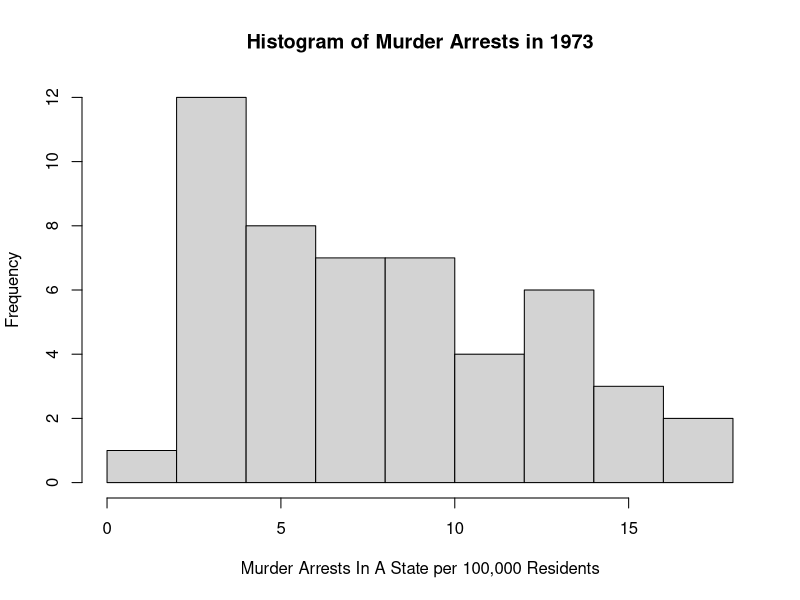
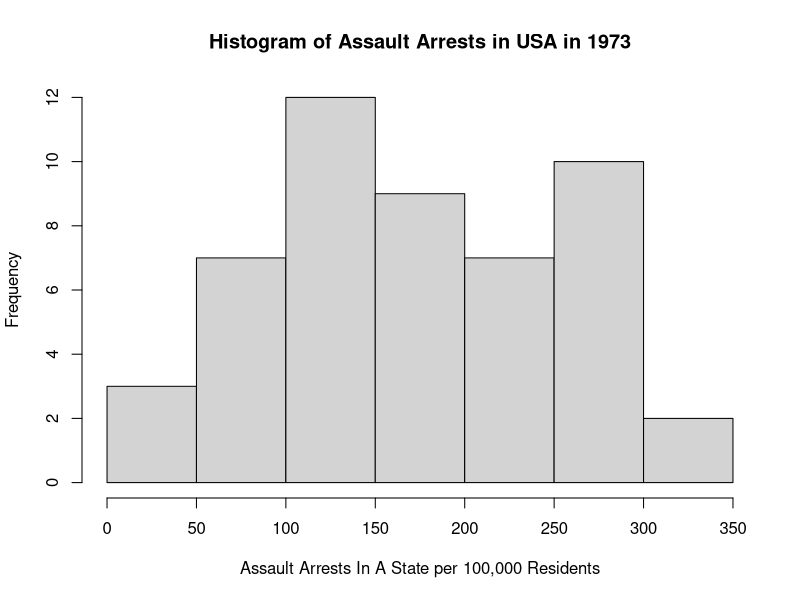
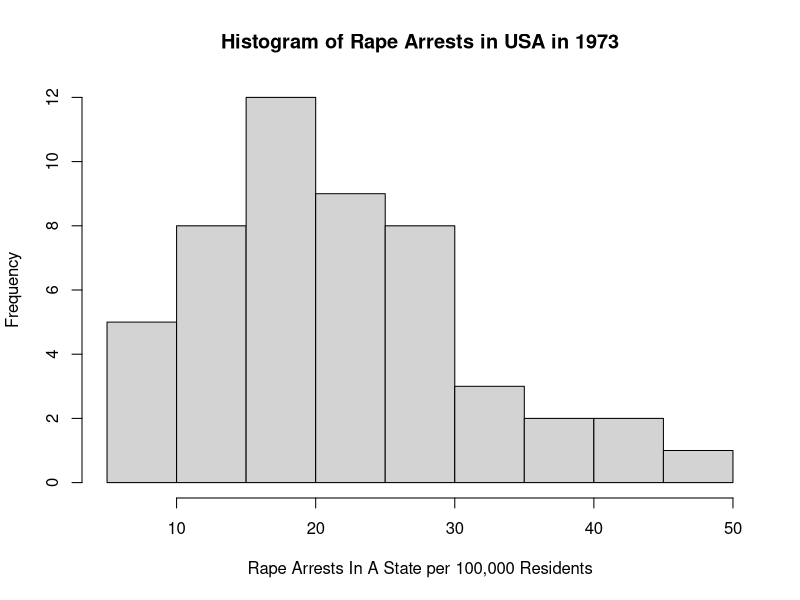
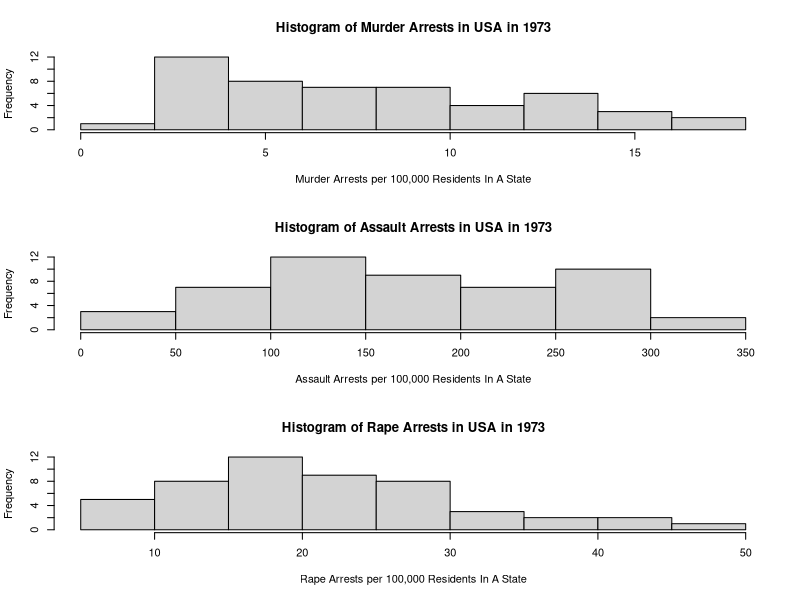

Here is the R script that generated these plots, in order:
## ---- chunk 1
library(datasets)
## ---- chunk 2
dat<-USArrests
## ---- chunk 3
names(dat)
## ---- chunk 4
hist(dat$Murder,main="Histogram of Murder Arrests in 1973", xlab="Murder Arrests In A State per 100,000 Residents", ylab="Frequency")
## ---- chunk 5
summary(dat$Murder)
## ---- chunk 6
hist(dat$Assault,main="Histogram of Assault Arrests in USA in 1973", xlab="Assault Arrests In A State per 100,000 Residents", ylab="Frequency")
summary(dat$Assault)


hist(dat$Rape,main="Histogram of Rape Arrests in USA in 1973", xlab="Rape Arrests In A State per 100,000 Residents", ylab="Frequency")
summary(dat$Rape)


par(mfrow=c(3,1))
hist(dat$Murder,main="Histogram of Murder Arrests in USA in 1973", xlab="Murder Arrests per 100,000 Residents In A State", ylab="Frequency")
hist(dat$Assault,main="Histogram of Assault Arrests in USA in 1973", xlab="Assault Arrests per 100,000 Residents In A State", ylab="Frequency")
hist(dat$Rape,main="Histogram of Rape Arrests in USA in 1973", xlab="Rape Arrests per 100,000 Residents In A State", ylab="Frequency")
